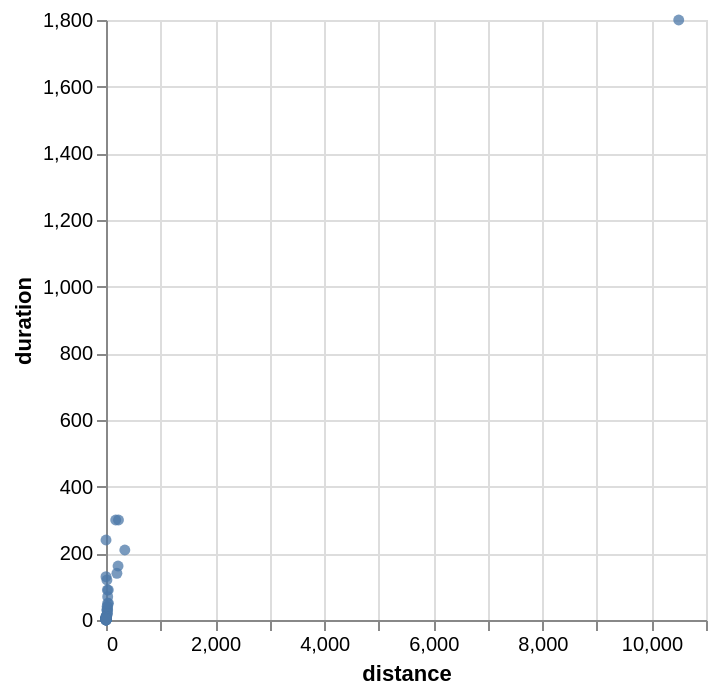

Notebook code cell kept with this figure:
### Markdown cell above
Now a single selection should be created that is linked to a drop-down menu.

### Code cell
# 1. Use None for the 'All' logic, and keep the strings for others
creativities_with_all = [None] + creativities
labels = ['All'] + creativities

selectCreativity = alt.selection_point(
    name='Select',
    fields=['Creativity'],
    # 2. Use 'options' for the data values and 'labels' for the dropdown text
    bind=alt.binding_select(options=creativities_with_all, labels=labels, name='Creativity: '),
    value=None  # Sets 'All' as the default starting view
)

condicont = alt.condition(selectCreativity, alt.value(0.75), alt.value(0.05))

alt.Chart(sdf).mark_circle().encode(
    x='distance:Q',
    y='duration:Q',
    opacity=condicont
).add_params(
    selectCreativity
)

### Figure 1 — Vega-Lite specification as saved in the notebook (floating-point values rounded to 4 significant figures)
{"config": {"view": {"continuousWidth": 300, "continuousHeight": 300}}, "data": {"name": "data-a45369142c787b9236d3a2d32d6d84b3"}, "mark": {"type": "circle"}, "encoding": {"opacity": {"condition": {"param": "Select", "value": 0.75}, "value": 0.05}, "x": {"field": "distance", "type": "quantitative"}, "y": {"field": "duration", "type": "quantitative"}}, "params": [{"name": "Select", "select": {"type": "point", "fields": ["Creativity"]}, "bind": {"input": "select", "options": [null, "very good", "good", "medium", "some", "not really"], "labels": ["All", "very good", "good", "medium", "some", "not really"], "name": "Creativity: "}, "value": null}], "$schema": "https://vega.github.io/schema/vega-lite/v6.4.1.json", "datasets": {"data-a45369142c787b9236d3a2d32d6d84b3": [{"age": 20, "distance": 11.0, "transportation": "Car", "duration": 11.0, "creative skills": 4, "languages": "German; English; Romanian; Italian", "hobbies": "Drawing", "distance_cat": "medium", "Creativity": "good", "speed": 60.0}, {"age": 21, "distance": 200.0, "transportation": "Car", "duration": 140.0, "creative skills": 3, "languages": "German; English; Polish", "hobbies": "work out", "distance_cat": "far far away", "Creativity": "medium", "speed": 85.71}, {"age": 23, "distance": 30.0, "transportation": "Mix", "duration": 40.0, "creative skills": 4, "languages": "German; English; vietnamese", "hobbies": "crochet; gaming; sewing; reading; doom scrolling", "distance_cat": "far", "Creativity": "good", "speed": 45.0}, {"age": 19, "distance": 178.0, "transportation": "Train", "duration": 300.0, "creative skills": 4, "languages": "Deutsch; Englisch; Spanisch", "hobbies": "Geschichte lernen", "distance_cat": "far far away", "Creativity": "good", "speed": 35.6}, {"age": 19, "distance": 0.1, "transportation": "Mix", "duration": 130.0, "creative skills": 4, "languages": "German; Italian; English", "hobbies": "listening to music", "distance_cat": "near", "Creativity": "good", "speed": 0.0}, {"age": 20, "distance": 0.3, "transportation": "Walk", "duration": 1.0, "creative skills": 4, "languages": "German;English", "hobbies": "video games", "distance_cat": "near", "Creativity": "good", "speed": 18.0}, {"age": 18, "distance": 30.0, "transportation": "Car", "duration": 30.0, "creative skills": 4, "languages": "Deutsch; Englisch", "hobbies": "Lesen", "distance_cat": "far", "Creativity": "good", "speed": 60.0}, {"age": 19, "distance": 10500.0, "transportation": "Mix", "duration": 1800.0, "creative skills": 2, "languages": "Spanish; German; English", "hobbies": "sleeping; watching series", "distance_cat": "far far away", "Creativity": "some", "speed": 350.0}, {"age": 20, "distance": 0.55, "transportation": "Mix", "duration": 7.0, "creative skills": 4, "languages": "German; English; Programming Languages", "hobbies": "Dancing", "distance_cat": "near", "Creativity": "good", "speed": 4.714}, {"age": 20, "distance": 345.0, "transportation": "Car", "duration": 210.0, "creative skills": 2, "languages": "German; English", "hobbies": "Dancing", "distance_cat": "far far away", "Creativity": "some", "speed": 98.57}, {"age": 33, "distance": 221.0, "transportation": "Car", "duration": 162.0, "creative skills": 4, "languages": "German; English; Japanese", "hobbies": "Beeing Creative!", "distance_cat": "far far away", "Creativity": "good", "speed": 81.85}, {"age": 21, "distance": 0.1, "transportation": "Walk", "duration": 0.1, "creative skills": 4, "languages": "English; German; Romanian; Klingon", "hobbies": "Spaceships", "distance_cat": "near", "Creativity": "good", "speed": null}, {"age": 20, "distance": 1.0, "transportation": "Walk", "duration": 10.0, "creative skills": 4, "languages": "German;English", "hobbies": "cooking", "distance_cat": "near", "Creativity": "good", "speed": 6.0}, {"age": 21, "distance": 1.0, "transportation": "Walk", "duration": 5.0, "creative skills": 4, "languages": "latin; English; German", "hobbies": "uni work", "distance_cat": "near", "Creativity": "good", "speed": 12.0}, {"age": 23, "distance": 0.1, "transportation": "Walk", "duration": 2.0, "creative skills": 4, "languages": "English, Polish, Spanish", "hobbies": "swimming ", "distance_cat": "near", "Creativity": "good", "speed": 0.0}, {"age": 22, "distance": 0.2, "transportation": "Walk", "duration": 5.0, "creative skills": 2, "languages": "Arabic, English", "hobbies": "Playing volleyball ", "distance_cat": "near", "Creativity": "some", "speed": 2.4}, {"age": 20, "distance": 1.0, "transportation": "Walk", "duration": 3.0, "creative skills": 1, "languages": "German, English", "hobbies": "Reading ", "distance_cat": "near", "Creativity": "not really", "speed": 20.0}, {"age": 19, "distance": 0.1, "transportation": "Walk", "duration": 2.0, "creative skills": 3, "languages": "Russian, Uzbek, German, Turkish, English", "hobbies": "Sleeping", "distance_cat": "near", "Creativity": "medium", "speed": 0.0}, {"age": 21, "distance": 0.1, "transportation": "Walk", "duration": 1.0, "creative skills": 5, "languages": "English, Farzi, Russian", "hobbies": "Swimming ", "distance_cat": "near", "Creativity": "very good", "speed": 0.0}, {"age": 20, "distance": 25.0, "transportation": "Car", "duration": 18.0, "creative skills": 3, "languages": "English, German, Hungarian", "hobbies": "Video games", "distance_cat": "far", "Creativity": "medium", "speed": 83.33}, {"age": 19, "distance": 0.1, "transportation": "Walk", "duration": 3.0, "creative skills": 3, "languages": "English, Romanian, Russian", "hobbies": "Driving car", "distance_cat": "near", "Creativity": "medium", "speed": 0.0}, {"age": 17, "distance": 0.1, "transportation": "Walk", "duration": 2.0, "creative skills": 5, "languages": "English, Russian, Latvian b2, German a2-b1", "hobbies": "Drawing, cosplay, crocheting, coming up with stories, walking, listening to my favourite podcast", "distance_cat": "near", "Creativity": "very good", "speed": 0.0}, {"age": 20, "distance": 1.0, "transportation": "Walk", "duration": 4.0, "creative skills": 4, "languages": "German, English", "hobbies": "Gym, Volleyball, Gaming", "distance_cat": "near", "Creativity": "good", "speed": 15.0}, {"age": 21, "distance": 0.35, "transportation": "Walk", "duration": 3.0, "creative skills": 2, "languages": "German, English", "hobbies": "reading", "distance_cat": "near", "Creativity": "some", "speed": 7.0}, {"age": 20, "distance": 0.2, "transportation": "Bus", "duration": 240.0, "creative skills": 1, "languages": "German, English", "hobbies": "horse riding, riding motorbike, gaming, sleeping", "distance_cat": "near", "Creativity": "not really", "speed": 0.05}, {"age": 20, "distance": 0.1, "transportation": "Walk", "duration": 0.3, "creative skills": 3, "languages": "Albanian , English, German", "hobbies": "Basketball ", "distance_cat": "near", "Creativity": "medium", "speed": 2.0}, {"age": 19, "distance": 1.0, "transportation": "Walk", "duration": 5.0, "creative skills": 3, "languages": "German, English", "hobbies": "Reading", "distance_cat": "near", "Creativity": "medium", "speed": 12.0}, {"age": 19, "distance": 0.1, "transportation": "Walk", "duration": 0.5, "creative skills": 4, "languages": "Russian, Finnish, English, German", "hobbies": "Ice skating ", "distance_cat": "near", "Creativity": "good", "speed": 12.0}, {"age": 21, "distance": 42.0, "transportation": "Mix", "duration": 90.0, "creative skills": 5, "languages": "German, English, turkish, Spanish", "hobbies": "Playing Video Games", "distance_cat": "far", "Creativity": "very good", "speed": 28.0}, {"age": 22, "distance": 0.1, "transportation": "Walk", "duration": 1.0, "creative skills": 2, "languages": "German, English", "hobbies": "Cooking ", "distance_cat": "near", "Creativity": "some", "speed": 0.0}, {"age": 20, "distance": 1.0, "transportation": "Walk", "duration": 10.0, "creative skills": 1, "languages": "German, English", "hobbies": "Programming, Gaming, Running", "distance_cat": "near", "Creativity": "not really", "speed": 6.0}, {"age": 23, "distance": 20.0, "transportation": "Bus", "duration": 30.0, "creative skills": 5, "languages": "German, English, Spanish", "hobbies": "Skiing ⛷️ ", "distance_cat": "medium", "Creativity": "very good", "speed": 40.0}, {"age": 19, "distance": 0.1, "transportation": "Walk", "duration": 2.0, "creative skills": 5, "languages": "German, English, Spanish, Italian", "hobbies": "Reading", "distance_cat": "near", "Creativity": "very good", "speed": 0.0}, {"age": 18, "distance": 23.0, "transportation": "Car", "duration": 20.0, "creative skills": 2, "languages": "English, Latin, German", "hobbies": "Gaming", "distance_cat": "far", "Creativity": "some", "speed": 69.0}, {"age": 20, "distance": 0.3, "transportation": "Car", "duration": 4.0, "creative skills": 5, "languages": "German, English", "hobbies": "gaming, anime", "distance_cat": "near", "Creativity": "very good", "speed": 4.5}, {"age": 19, "distance": 229.0, "transportation": "Train", "duration": 300.0, "creative skills": 3, "languages": "German, English, French, Tagalog, Russian", "hobbies": "Chess", "distance_cat": "far far away", "Creativity": "medium", "speed": 45.8}, {"age": 33, "distance": 17.0, "transportation": "Bus", "duration": 120.0, "creative skills": 3, "languages": "Urdu, Punjabi, Hindi, Arabic, English, Kashmiri", "hobbies": "Listen Music ", "distance_cat": "medium", "Creativity": "medium", "speed": 8.5}, {"age": 28, "distance": 17.0, "transportation": "Mix", "duration": 30.0, "creative skills": 3, "languages": "English, Hausa, pidgin English,", "hobbies": "football, watching football, movies and playing football", "distance_cat": "medium", "Creativity": "medium", "speed": 34.0}, {"age": 21, "distance": 25.0, "transportation": "Mix", "duration": 90.0, "creative skills": 3, "languages": "Kurdish, Persian, English", "hobbies": "Reading", "distance_cat": "far", "Creativity": "medium", "speed": 16.67}, {"age": 18, "distance": 20.0, "transportation": "Mix", "duration": 40.0, "creative skills": 4, "languages": "German, English, Sinhala", "hobbies": "Photography", "distance_cat": "medium", "Creativity": "good", "speed": 30.0}, {"age": 19, "distance": 0.1, "transportation": "Walk", "duration": 2.0, "creative skills": 4, "languages": "Hungarian, English, German", "hobbies": "cycling", "distance_cat": "near", "Creativity": "good", "speed": 0.0}, {"age": 24, "distance": 2.0, "transportation": "Bus", "duration": 6.0, "creative skills": 4, "languages": "English, Hindi, German", "hobbies": "Video Games", "distance_cat": "near", "Creativity": "good", "speed": 20.0}, {"age": 19, "distance": 0.1, "transportation": "Walk", "duration": 2.0, "creative skills": 3, "languages": "English, German", "hobbies": "Volleyball", "distance_cat": "near", "Creativity": "medium", "speed": 0.0}, {"age": 19, "distance": 0.1, "transportation": "On Walk", "duration": 0.1, "creative skills": 3, "languages": "English, Lithuanian, Russian, German", "hobbies": "Reading", "distance_cat": "near", "Creativity": "medium", "speed": null}, {"age": 23, "distance": 31.1, "transportation": "Mix", "duration": 70.0, "creative skills": 3, "languages": "English, German, Yoruba, French", "hobbies": "Baking", "distance_cat": "far", "Creativity": "medium", "speed": 26.66}, {"age": 20, "distance": 0.1, "transportation": "Walk", "duration": 1.0, "creative skills": 2, "languages": "German, English, bit of Spanish", "hobbies": "Skiing", "distance_cat": "near", "Creativity": "some", "speed": 0.0}, {"age": 18, "distance": 0.2, "transportation": "Walk", "duration": 0.1, "creative skills": 2, "languages": "German, English, Spanish, Catalan", "hobbies": "Traveling", "distance_cat": "near", "Creativity": "some", "speed": null}, {"age": 20, "distance": 3.0, "transportation": "Car", "duration": 3.0, "creative skills": 3, "languages": "German, English", "hobbies": "Darts", "distance_cat": "near", "Creativity": "medium", "speed": 60.0}, {"age": 20, "distance": 4.0, "transportation": "Car", "duration": 5.0, "creative skills": 3, "languages": "German, English", "hobbies": "reading", "distance_cat": "near", "Creativity": "medium", "speed": 48.0}, {"age": 21, "distance": 4.0, "transportation": "Car", "duration": 5.0, "creative skills": 2, "languages": "German, English", "hobbies": "gym", "distance_cat": "near", "Creativity": "some", "speed": 48.0}, {"age": 19, "distance": 0.1, "transportation": "Walk", "duration": 1.0, "creative skills": 5, "languages": "English, Hindi, Urdu, Bengali", "hobbies": "Vibecoding stuff", "distance_cat": "near", "Creativity": "very good", "speed": 0.0}, {"age": 18, "distance": 1.0, "transportation": "Walk", "duration": 5.0, "creative skills": 3, "languages": "English, georgian", "hobbies": "reading", "distance_cat": "near", "Creativity": "medium", "speed": 12.0}, {"age": 20, "distance": 0.2, "transportation": "Walk", "duration": 4.0, "creative skills": 3, "languages": "English", "hobbies": "Table Tennis", "distance_cat": "near", "Creativity": "medium", "speed": 3.0}, {"age": 21, "distance": 0.1, "transportation": "Walk", "duration": 3.0, "creative skills": 4, "languages": "English, Turkish", "hobbies": "Photography", "distance_cat": "near", "Creativity": "good", "speed": 2.0}, {"age": 22, "distance": 45.0, "transportation": "Car", "duration": 50.0, "creative skills": 4, "languages": "English,German,Arabic", "hobbies": "Swimming,Biking,Bouldering,Dancing", "distance_cat": "far", "Creativity": "good", "speed": 54.0}, {"age": 20, "distance": 7.0, "transportation": "Car", "duration": 10.0, "creative skills": 3, "languages": "German, English", "hobbies": "Art", "distance_cat": "near", "Creativity": "medium", "speed": 42.0}, {"age": 19, "distance": 0.1, "transportation": "On Walk", "duration": 1.0, "creative skills": 5, "languages": "Serbian, English, Croatian, Bosnian, Montenegro, Macedonian", "hobbies": "Gaming", "distance_cat": "near", "Creativity": "very good", "speed": 3.0}, {"age": 21, "distance": 0.1, "transportation": "Walk", "duration": 5.0, "creative skills": 3, "languages": "English, Bulgarian, German", "hobbies": "Movies", "distance_cat": "near", "Creativity": "medium", "speed": 1.2}, {"age": 18, "distance": 0.1, "transportation": "Walk", "duration": 0.1, "creative skills": 5, "languages": "Englishfluent, Hindimother tongue, Germanlearning B1 level", "hobbies": "Football, Reading", "distance_cat": "near", "Creativity": "very good", "speed": null}, {"age": 24, "distance": 0.1, "transportation": "Walk", "duration": 0.1, "creative skills": 4, "languages": "Russian,English,Turkish,Azerbaijani,German", "hobbies": "Reading Manga", "distance_cat": "near", "Creativity": "good", "speed": null}, {"age": 20, "distance": 0.4, "transportation": "Walk", "duration": 10.0, "creative skills": 3, "languages": "German, English", "hobbies": "volleyball", "distance_cat": "near", "Creativity": "medium", "speed": 2.4}, {"age": 20, "distance": 30.0, "transportation": "Bus", "duration": 50.0, "creative skills": 4, "languages": "Englisch,  Spanish", "hobbies": "Videogames", "distance_cat": "far", "Creativity": "good", "speed": 36.0}, {"age": 20, "distance": 0.1, "transportation": "Walk", "duration": 5.0, "creative skills": 4, "languages": "Albanian, English", "hobbies": "playing the violin", "distance_cat": "near", "Creativity": "good", "speed": 1.2}, {"age": 19, "distance": 0.1, "transportation": "Walk", "duration": 3.0, "creative skills": 4, "languages": "Serbian, English, a little German", "hobbies": "painting", "distance_cat": "near", "Creativity": "good", "speed": 0.2}, {"age": 21, "distance": 3.0, "transportation": "Car", "duration": 5.0, "creative skills": 3, "languages": "German,English", "hobbies": "working out", "distance_cat": "near", "Creativity": "medium", "speed": 36.0}, {"age": 19, "distance": 0.1, "transportation": "Walk", "duration": 1.0, "creative skills": 4, "languages": "Serbian, Croatian, Bosnian, Montenegrin, English and a little bit of German", "hobbies": "football", "distance_cat": "near", "Creativity": "good", "speed": 3.0}]}}
